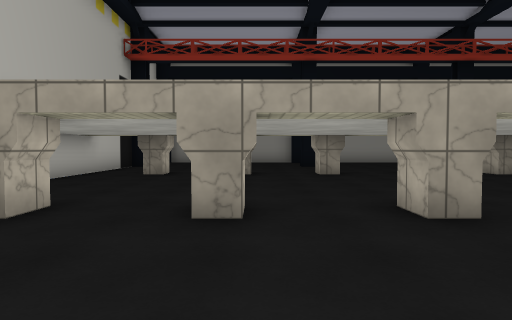
view 1 (above)

20 first-person views from a walk through a 3-D level made in the Unity game engine. The camera is 1.3 m above the floor, tilts 2° down and sees 75° across. The floor is counted in squares, 2 m on a side. Each view is taken from the middle of a square. On the plan, view 1 faces up. The plan holds only what a view shows up to about 10 squares ahead; the rest is blank. The place goes on beyond the plan. Some animated figures are not drawn. Some surface patterns are stand-ins.

view 2
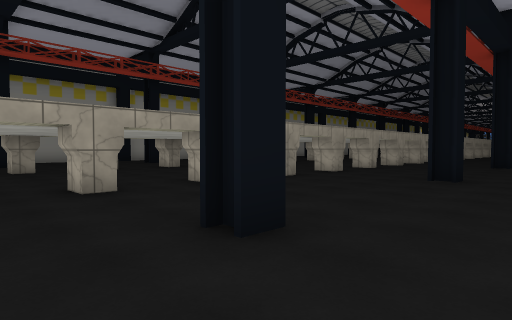

view 3
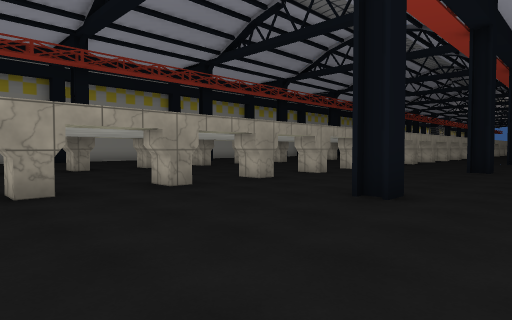

view 4
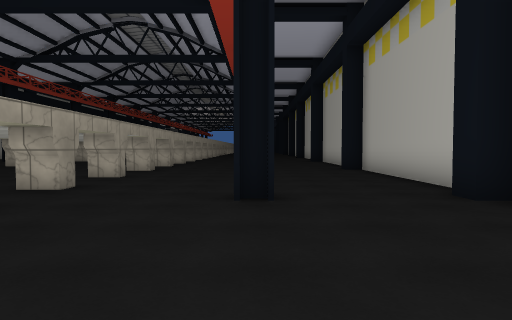

view 5
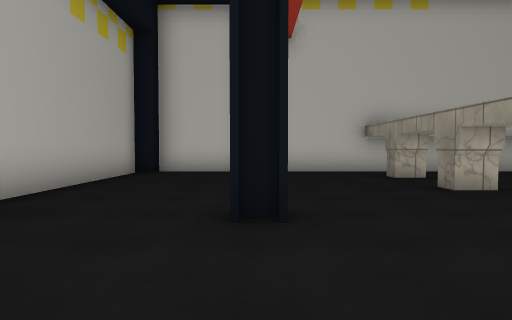

view 6
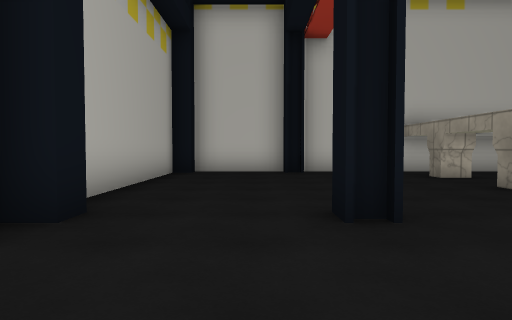

view 7
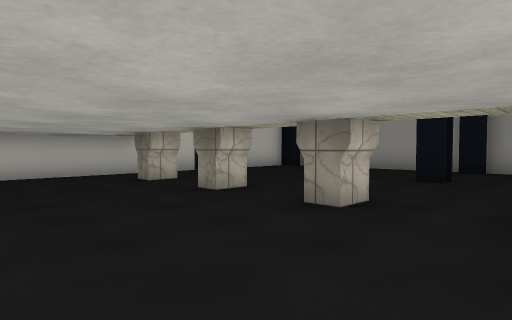

view 8
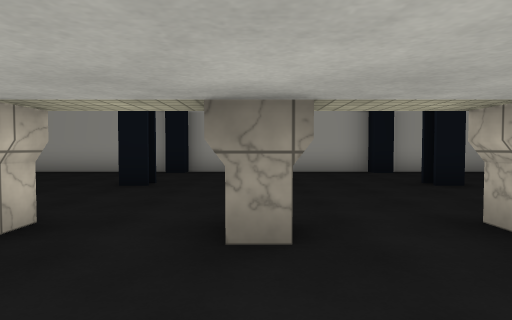

view 9
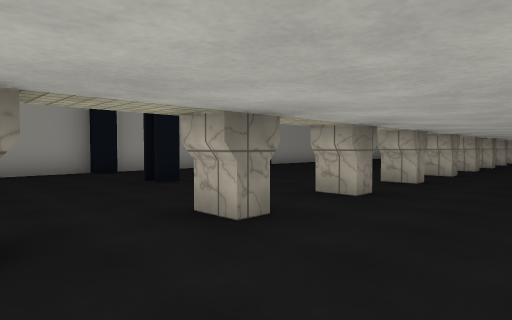

view 10
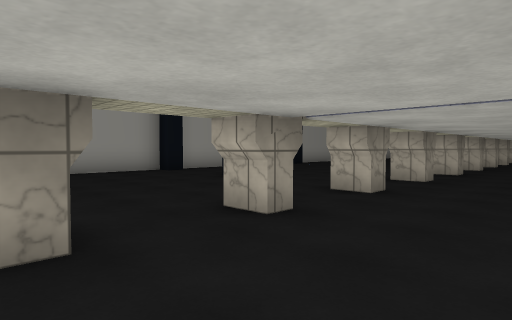

view 11
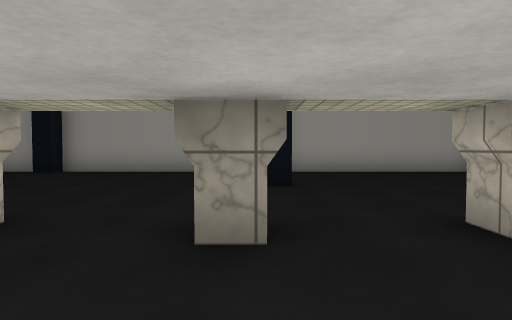

view 12
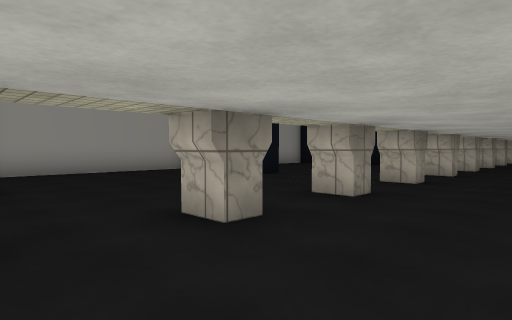

view 13
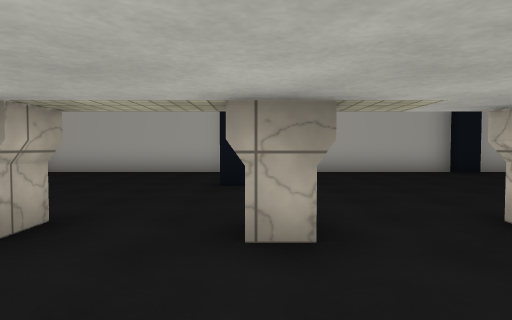

view 14
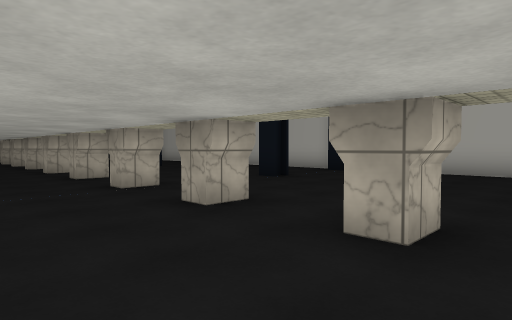

view 15
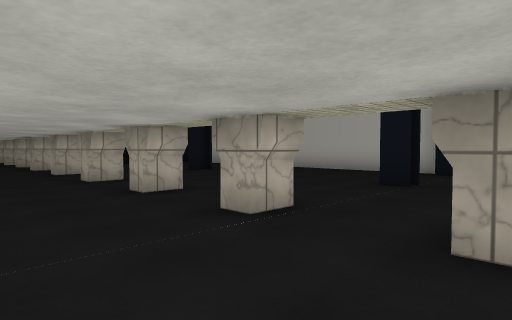

view 16
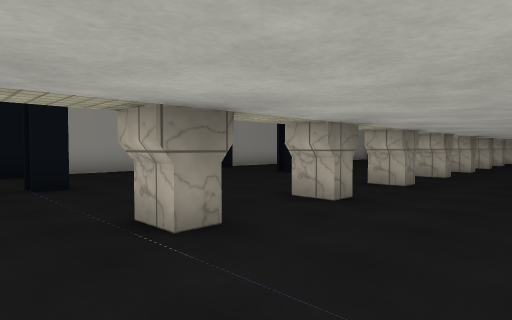

view 17
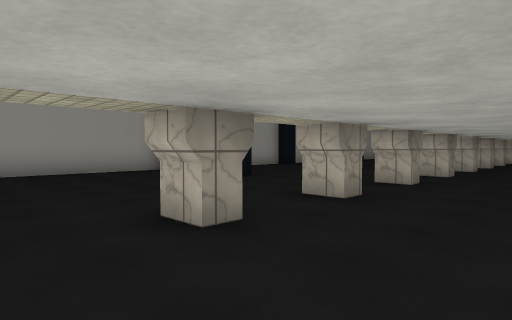

view 18
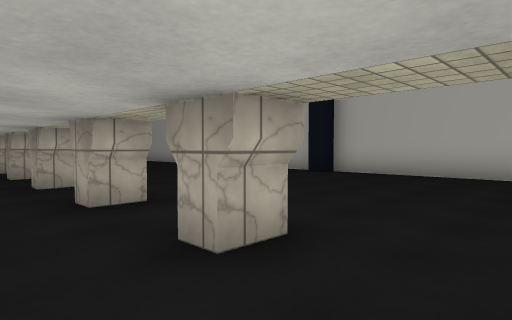

view 19
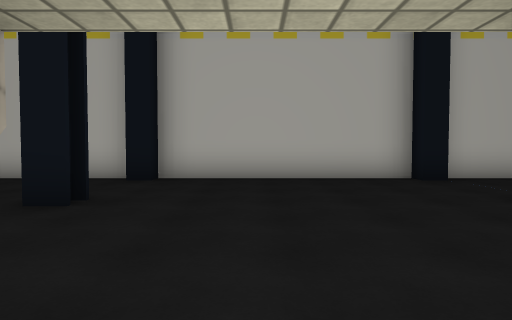

view 20
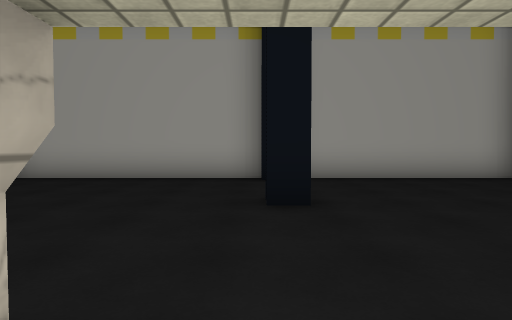

### Floor plan
Key: @ floor where view 1 was taken; # wall or solid block; . floor.
Columns run from 5 left of view 1 to 28 right of it. Each row starts with its distance up from view 1.
 16    ###############################
 15    ....#. ..#.....#.....#.....#...
 14     ..... ........................
 13    ...... ........................
 12    ....#. ..#.....#.....#.....#...
 11 #  ...............................
 10 #.................................
  9 #.#..#.#.#.#.#..#.#.#.#..#.#.#.#..
  8 #.................................
  7 #.................................
  6 #.............................
  5 #................................
  4 #................................
  3 #.#..#.#.#.#.#..#.#.#.#..#.#.#.#
  2 #...............................
  1 #.................................
  0 ##...@.#....#.....#.....#.....#...
 -1 #................................
 -2 #.................................
 -3 ##.....#.  .#.....#.....#.....#...
 -4  #######   #######################

Positions as (right, up) in squares from view 1, and headings:
1: (0, 0), facing up
2: (0, -2), facing up-right
3: (3, -2), facing up-right
4: (3, 0), facing right
5: (5, 0), facing left
6: (5, -1), facing left
7: (4, 5), facing up-left
8: (4, 6), facing up
9: (4, 6), facing up-right
10: (8, 6), facing up-right
11: (13, 6), facing up
12: (13, 6), facing up-right
13: (13, 6), facing down
14: (14, 6), facing down-right
15: (17, 6), facing down-right
16: (18, 6), facing up-right
17: (20, 6), facing up-right
18: (20, 5), facing down-right
19: (23, 4), facing down
20: (25, 8), facing up
